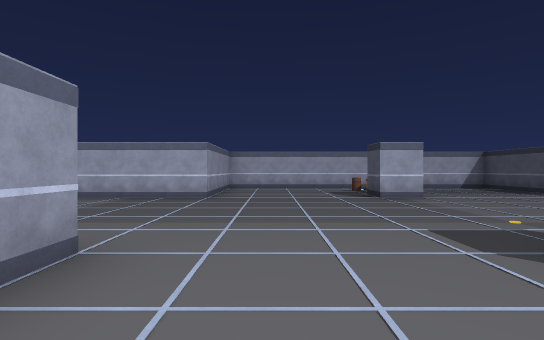
view 1 (above)

22 first-person views from a walk through a scene from a Unity 3-D project. The camera is 1.3 m above the floor, looks level and sees 80° across. The floor is counted in squares, 2 m on a side. Each view is taken from the middle of a square. On the plan, view 1 faces up. The plan holds only what a view shows up to about 10 squares ahead; the rest is blank. The place goes on beyond the plan. The player is left out.

view 2
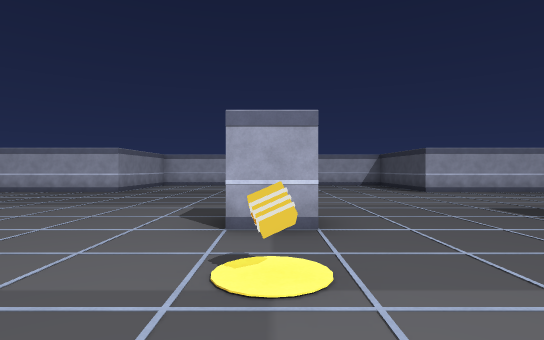

view 3
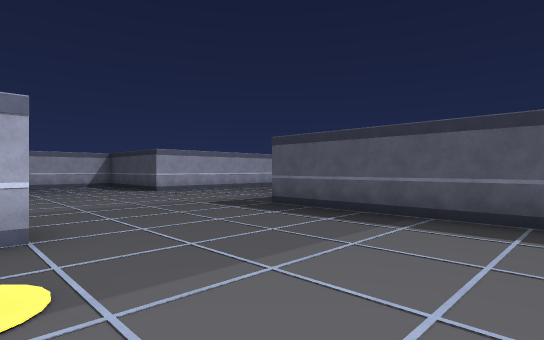

view 4
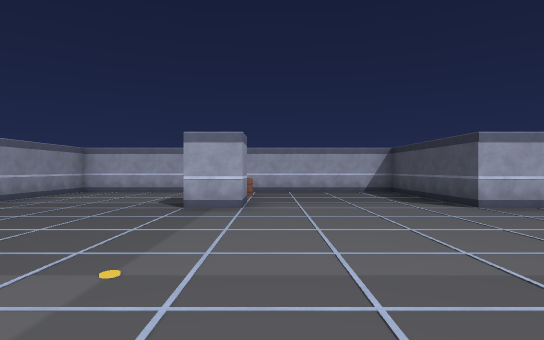

view 5
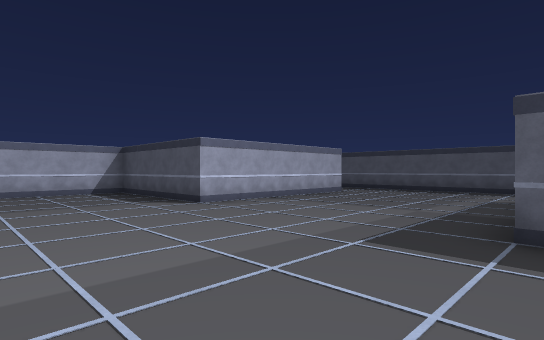

view 6
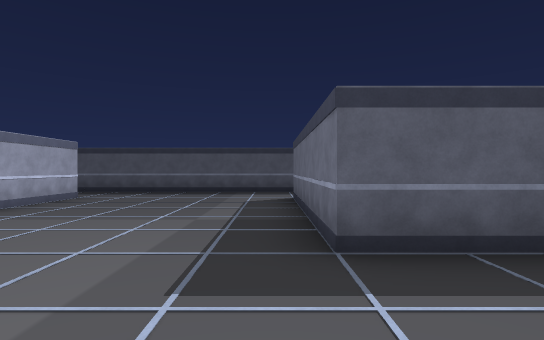

view 7
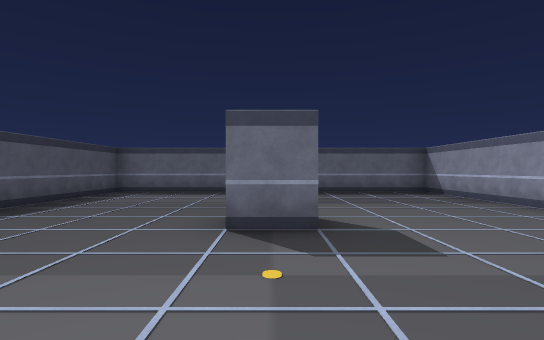

view 8
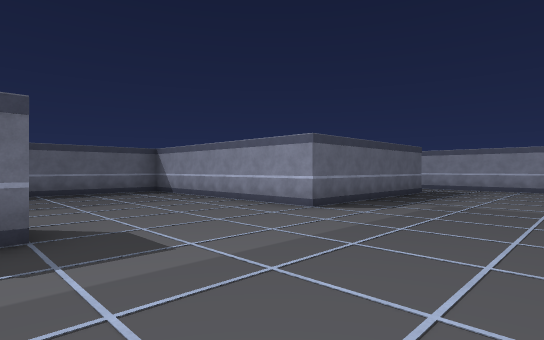

view 9
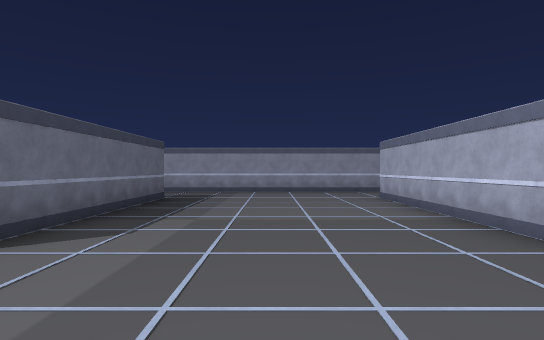

view 10
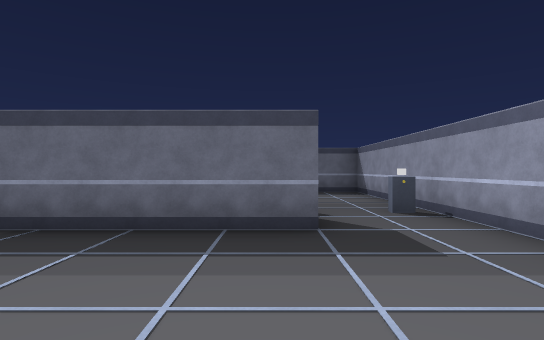

view 11
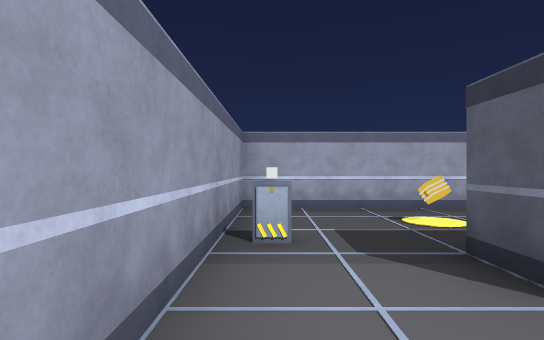

view 12
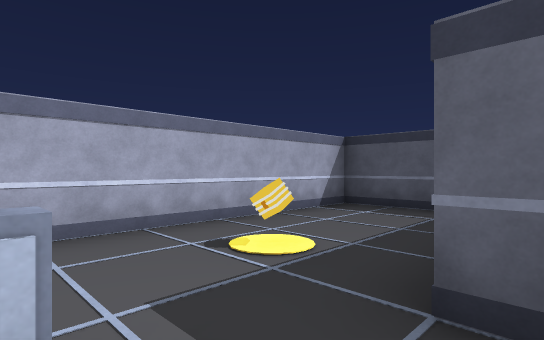

view 13
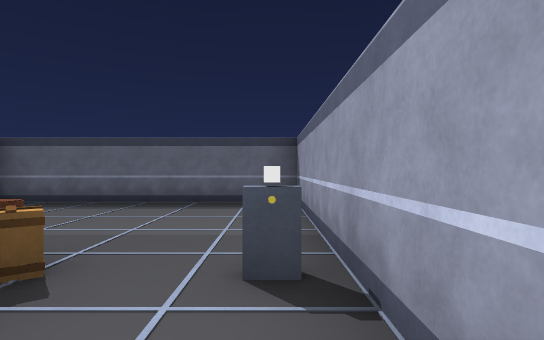

view 14
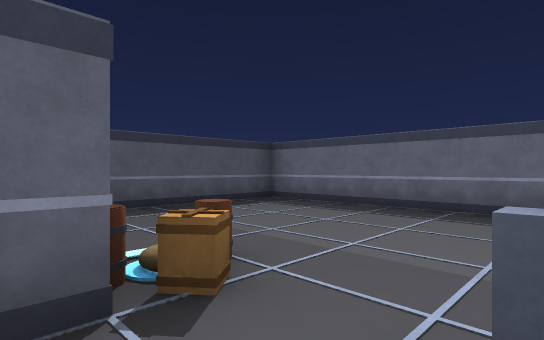

view 15
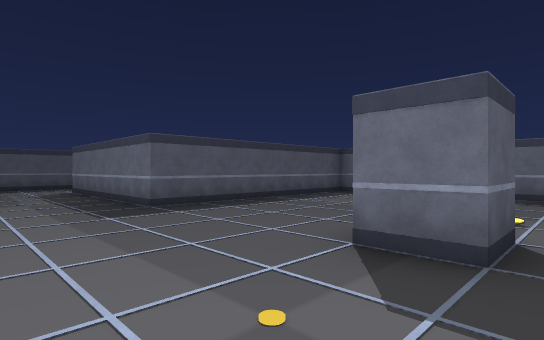

view 16
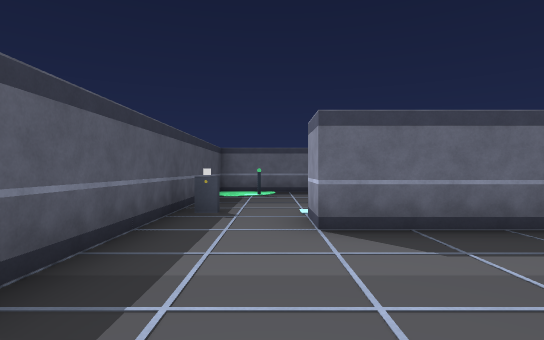

view 17
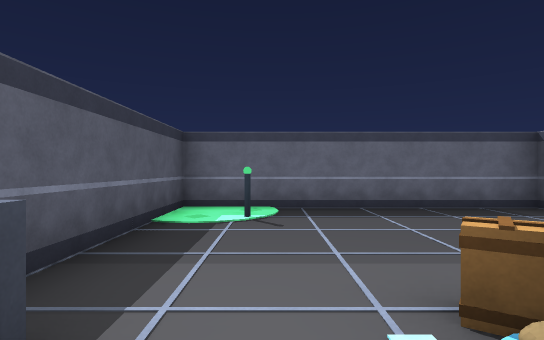

view 18
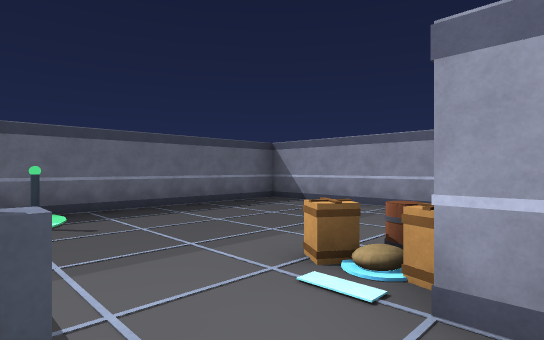

view 19
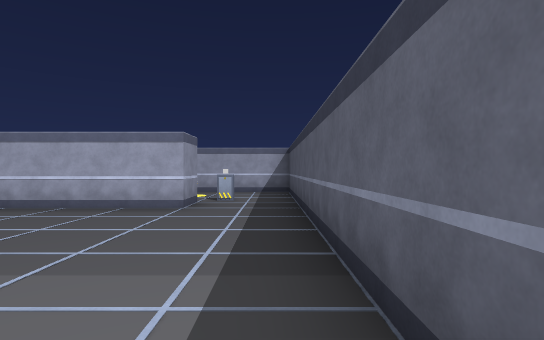

view 20
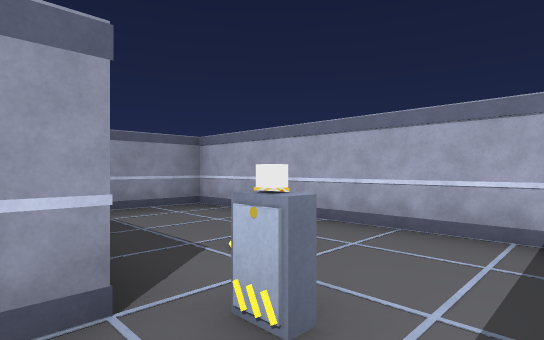

view 21
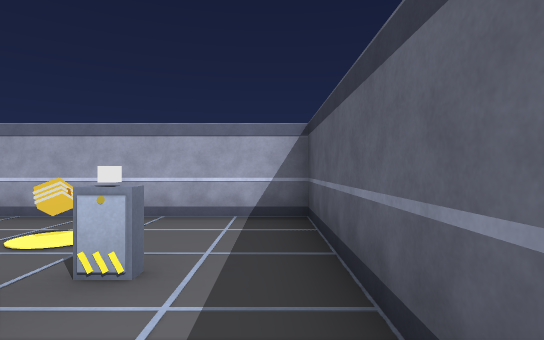

view 22
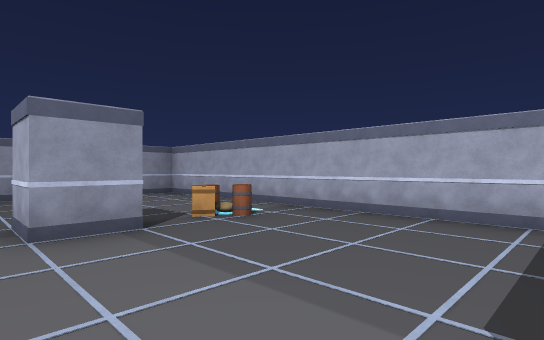

### Floor plan
Points are (right, up) in squares from view 1. A wall is a line through its corners. A room is listed if a view was taken in it or the views show most of it. See-through windows are left out.
Room 1 (views 1, 2, 3, 4, 5, 6, 7, 8, 9, 10, 11, 13, 14, 15, 16, 17, 18, 19, 21, 22)
walls: (3.6, 1.5) (2.5, 1.5) (2.5, 2.5) (3.5, 2.5); (3.5, 8.6) (3.5, 7.5) (2.5, 7.5) (2.5, 8.5); (7.5, -3.5) (7.5, 2.5) (12.5, 2.5) (12.5, 1.5); (-2, -3.5) (8, -3.5); (-6.6, 2.5) (-1.5, 2.5) (-1.5, -3.5); (12.5, 7.5) (7.5, 7.5) (7.5, 11.5) (-1.5, 11.5) (-1.5, 7.5) (-6.5, 7.5); (14.5, 1.5) (14.5, 7.5); (-8.5, 7.5) (-8.5, 1.5)
ways out: opening at (-7.5, 8) to room 2; opening at (14, 8) to room 3; opening at (-7.5, 2) to room 4; opening at (13.5, 2) to room 5
objects: other object (3, 0); other object (3, 10)
Room 2 (view 12)
walls: (-6.5, 7.8) (-6.5, 8.6); (-2.5, 9.8) (-2.5, 11.5) (-8.5, 11.5) (-8.5, 7.5)
ways out: opening at (-7.5, 8) to room 1
objects: other object (-8, 9); other object (-6, 10)
Room 3 (view 20)
walls: (12.5, 8.5) (12.5, 7.5); (14.5, 7.5) (14.5, 11.5) (8.5, 11.5) (8.5, 9.8)
ways out: opening at (14, 8) to room 1
objects: other object (12, 10); other object (13, 9)
Room 4 (no view inside)
walls: (-8.5, 1.5) (-8.5, -3.5) (-2, -3.5); (-2.5, -3.5) (-2.5, 0.2)
ways out: opening at (-7.5, 2) to room 1
objects: other object (-8, 1); other object (-6, 1)
Room 5 (no view inside)
walls: (8.5, 0.2) (8.5, -3.5); (8, -3.5) (14.5, -3.5) (14.5, 1.5)
ways out: opening at (13.5, 2) to room 1
objects: other object (12, 1); other object (13, -2); other object (14, 1)

Positions as (right, up) in squares from view 1, and headings:
1: (0, 0), facing up
2: (3, -2), facing up
3: (3, -2), facing up-right
4: (4, 2), facing up
5: (4, 2), facing up-right
6: (5, 3), facing right
7: (3, 6), facing down
8: (3, 6), facing down-left
9: (1, 5), facing left
10: (-6, 6), facing down
11: (-8, 6), facing up
12: (-8, 8), facing up-right
13: (-8, 3), facing down
14: (-8, 2), facing down-right
15: (2, 5), facing down-right
16: (13, 6), facing down
17: (13, 2), facing down
18: (14, 2), facing down-left
19: (14, 2), facing up
20: (14, 8), facing up-left
21: (14, 7), facing up
22: (7, 7), facing up-left
